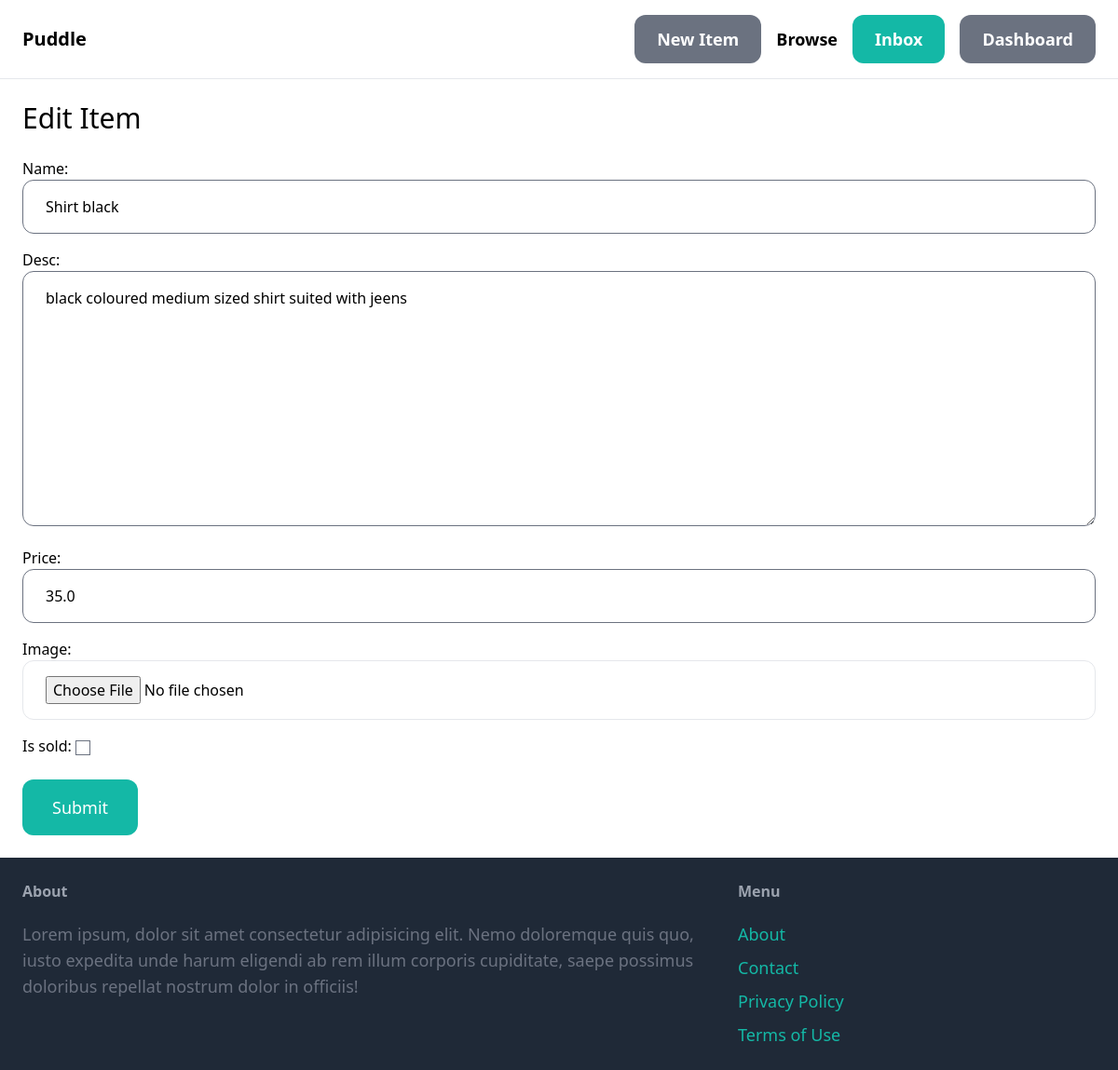
The app's page /item/2/edit/ (signed in) with its own data.
### item/models.py (models this page shows, shortened)
class Item(models.Model):
    category = models.ForeignKey(Category, related_name='items', on_delete=models.CASCADE)
    name = models.CharField(max_length = 255)
    desc = models.TextField(blank=True, null=True)
    price = models.FloatField()
    image = models.ImageField(upload_to='item_images', blank=True , null=True)
    is_sold = models.BooleanField(default=False)
    created_by = models.ForeignKey(User, related_name='items', on_delete=models.CASCADE)
    created_at = models.DateField(auto_now_add=True)

### item/views.py (the view)
# urls.py: path('<int:pk>/edit/',views.edit,name='edit')
@login_required
def edit(request,pk):
    item = get_object_or_404(Item, pk = pk, created_by = request.user)
    if request.method=='POST':
        form=EditItemForm(request.POST, request.FILES, instance=item)
        if form.is_valid():
            form.save()
            return redirect('item:detail', pk=item.id)
    else:
        form = EditItemForm(instance=item)
    return render(request, 'item/form.html', {
        'form':form,
        'title':'Edit Item',
    })

### item/forms.py
class EditItemForm(forms.ModelForm):
    class Meta:
        model = Item
        fields = ('name', 'desc', 'price', 'image', 'is_sold')
        widgets = {
            'name': forms.TextInput(attrs={
                'class': INPUT_CLASSES,
            }),
            'desc': forms.Textarea(attrs={
                'class': INPUT_CLASSES,
            }),
            'price': forms.TextInput(attrs={
                'class': INPUT_CLASSES,
            }),
            'image': forms.FileInput(attrs={
                'class': INPUT_CLASSES,
            })
        }

### item/templates/item/form.html (shortened to what this page needs)
{% extends "base.html" %}
{% block content %}
<h1 class="mb-6 text-3xl">{{title}}</h1>
<form method="post" action="." enctype="multipart/form-data">
    <div class="space-y-4">
        {{form.as_p}}
    </div>
    <button class="mt-6 py-4 px-8 text-lg bg-teal-500 hover:bg-teal-700 rounded-xl text-white">Submit</button>
</form>
{% endblock content %}

### records on screen
Item: name "Shirt black", desc "black coloured medium sized shirt suited with jeens", price "35.0"

### other values on screen
{{ title }} "Edit Item"
